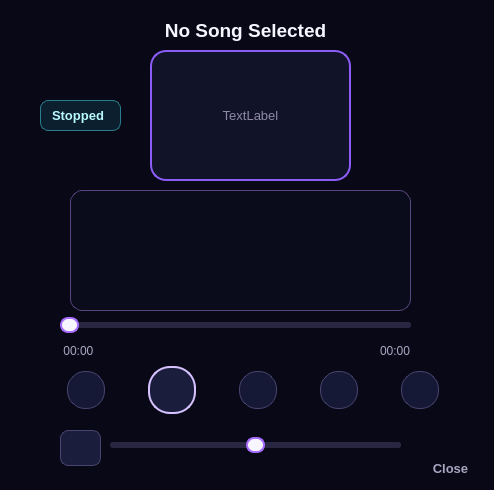
<?xml version="1.0" encoding="UTF-8"?>
<ui version="4.0">
 <class>MusicPlayerDialog</class>
 <widget class="QDialog" name="MusicPlayerDialog">
  <property name="geometry">
   <rect>
    <x>0</x>
    <y>0</y>
    <width>494</width>
    <height>490</height>
   </rect>
  </property>
  <property name="windowTitle">
   <string>Dialog</string>
  </property>
  <property name="styleSheet">
   <string notr="true">/* =========================================
   SHARED DARK SYNTHWAVE FOUNDATION
   ========================================= */

QWidget {
    color: #F7F5FF;
    font-family: &quot;Segoe UI&quot;;
    font-size: 10pt;
}

QDialog,
QMainWindow {
    background-color: #080817;
}

/* ---------- Labels ---------- */

QLabel {
    color: #F7F5FF;
    background-color: transparent;
}

/* ---------- Text inputs ---------- */

QLineEdit,
QTextEdit,
QSpinBox,
QComboBox {
    color: #F7F5FF;
    background-color: rgba(17, 19, 39, 235);

    border: 1px solid #37335C;
    border-radius: 8px;

    padding: 6px 9px;

    selection-background-color: #8B5CF6;
    selection-color: white;
}

QLineEdit:hover,
QTextEdit:hover,
QSpinBox:hover,
QComboBox:hover {
    border-color: #625A92;
}

QLineEdit:focus,
QTextEdit:focus,
QSpinBox:focus,
QComboBox:focus {
    background-color: #151831;
    border: 1px solid #27D7F2;
}

QLineEdit:disabled,
QTextEdit:disabled,
QSpinBox:disabled,
QComboBox:disabled {
    color: #686581;
    background-color: #0E1022;
    border-color: #25233D;
}

/* ---------- Combo box ---------- */

QComboBox::drop-down {
    width: 25px;
    border: none;
}

QComboBox QAbstractItemView {
    color: #F7F5FF;
    background-color: #14162D;

    border: 1px solid #534B82;
    border-radius: 7px;

    padding: 4px;
    outline: none;

    selection-color: white;
    selection-background-color: #734BD1;
}

/* ---------- Buttons ---------- */

QPushButton {
    min-height: 30px;

    color: #F7F5FF;
    background-color: #1A1D3B;

    border: 1px solid #49446F;
    border-radius: 8px;

    padding: 2px 12px;

    font-weight: 600;
}

QPushButton:hover {
    background-color: #27264D;
    border-color: #9B7CFF;
}

QPushButton:pressed {
    background-color: #342A68;
    border-color: #F15BB5;
}

QPushButton:focus {
    border-color: #27D7F2;
}

QPushButton:disabled {
    color: #686581;
    background-color: #101225;
    border-color: #282640;
}

/* ---------- Lists ---------- */

QListWidget {
    color: #F7F5FF;
    background-color: rgba(14, 16, 35, 238);

    border: 1px solid #302D52;
    border-radius: 12px;

    padding: 5px;
    outline: none;
}

QListWidget::item {
    min-height: 34px;

    margin: 2px;
    padding: 6px 9px;

    border-radius: 8px;
}

QListWidget::item:hover {
    background-color: rgba(93, 68, 157, 125);
}

QListWidget::item:selected {
    color: white;
    background-color: #6842C2;
}

/* ---------- Scrollbars ---------- */

QScrollBar:vertical {
    width: 10px;

    background-color: transparent;

    margin: 5px 2px 5px 0;
}

QScrollBar::handle:vertical {
    min-height: 30px;

    background-color: #4C4477;
    border-radius: 5px;
}

QScrollBar::handle:vertical:hover {
    background-color: #8B5CF6;
}

QScrollBar::add-line:vertical,
QScrollBar::sub-line:vertical,
QScrollBar::add-page:vertical,
QScrollBar::sub-page:vertical {
    height: 0;
    background-color: transparent;
}

/* ---------- Radio buttons ---------- */

QRadioButton {
    color: #D8D4EC;
    spacing: 7px;
}

QRadioButton::indicator {
    width: 15px;
    height: 15px;

    background-color: #111327;

    border: 1px solid #625A92;
    border-radius: 8px;
}

QRadioButton::indicator:hover {
    border-color: #27D7F2;
}

QRadioButton::indicator:checked {
    background-color: #F15BB5;
    border: 4px solid #211B43;
}

/* ---------- Sliders ---------- */

QSlider::groove:horizontal {
    height: 6px;

    background-color: #292642;
    border-radius: 3px;
}

QSlider::sub-page:horizontal {
    background: qlineargradient(
        x1: 0,
        y1: 0,
        x2: 1,
        y2: 0,
        stop: 0 #27D7F2,
        stop: 0.52 #8B5CF6,
        stop: 1 #F15BB5
    );

    border-radius: 3px;
}

QSlider::add-page:horizontal {
    background-color: #292642;
    border-radius: 3px;
}

QSlider::handle:horizontal {
    width: 15px;

    margin: -5px 0;

    background-color: #F7F5FF;

    border: 2px solid #A66CFF;
    border-radius: 8px;
}

QSlider::handle:horizontal:hover {
    background-color: #27D7F2;
    border-color: white;
}

/* ---------- Tooltips ---------- */

QToolTip {
    color: white;
    background-color: #171A35;

    border: 1px solid #8B5CF6;
    border-radius: 5px;

    padding: 5px;
}

/* ---------- Message boxes ---------- */

QMessageBox {
    background-color: #0D0F20;
}

QMessageBox QLabel {
    min-width: 260px;
    color: #F7F5FF;
}

QMessageBox QPushButton {
    min-width: 84px;
}

/* MUSIC PLAYER */

QDialog#MusicPlayerDialog {
    background: qradialgradient(
        cx: 0.5,
        cy: 0.08,
        radius: 1.15,
        stop: 0 #34205D,
        stop: 0.36 #151733,
        stop: 1 #070816
    );
}

QLabel#coverLabel {
    color: #8F89A8;
    background-color: #111329;

    border: 2px solid #8B5CF6;
    border-radius: 16px;
}

QLabel#songTitleLabel {
    color: #F7F5FF;

    font-family: &quot;Bahnschrift&quot;;
    font-size: 14pt;
    font-weight: 700;
}

QLabel#statusLabel {
    color: #B9F8FF;
    background-color: rgba(39, 215, 242, 28);

    border: 1px solid #297E8D;
    border-radius: 8px;

    padding: 3px 8px;

    font-weight: 700;
}

QLabel#currentTimeLabel,
QLabel#durationLabel,
QLabel#label {
    color: #ACA7C2;
    font-size: 9pt;
}

QListWidget#playlistListWidget {
    background-color: rgba(11, 13, 29, 220);
    border-color: #5A467F;
}

QPushButton#previousButton,
QPushButton#pauseButton,
QPushButton#stopButton,
QPushButton#nextButton {
    min-width: 36px;
    max-width: 36px;

    min-height: 36px;
    max-height: 36px;

    padding: 0;

    font-family: &quot;Segoe UI Symbol&quot;;
    font-size: 14pt;

    background-color: rgba(26, 29, 59, 210);

    border-radius: 18px;
}

QPushButton#previousButton:hover,
QPushButton#pauseButton:hover,
QPushButton#stopButton:hover,
QPushButton#nextButton:hover {
    color: #27D7F2;
    background-color: #27264D;
    border-color: #27D7F2;
}

QPushButton#playButton {
    min-width: 44px;
    max-width: 44px;

    min-height: 44px;
    max-height: 44px;

    padding: 0;

    color: white;

    font-family: &quot;Segoe UI Symbol&quot;;
    font-size: 17pt;

    background: qradialgradient(
        cx: 0.42,
        cy: 0.35,
        radius: 0.9,
        stop: 0 #B78CFF,
        stop: 0.58 #8B5CF6,
        stop: 1 #D946A5
    );

    border: 2px solid #D5C2FF;
    border-radius: 22px;
}

QPushButton#playButton:hover {
    background-color: #A66CFF;
    border-color: #27D7F2;
}

QPushButton#closeButton {
    min-height: 24px;

    color: #A9A4C0;
    background-color: transparent;
    border-color: transparent;
}

QPushButton#closeButton:hover {
    color: white;
    border-color: #5B527C;
}</string>
  </property>
  <widget class="QLabel" name="songTitleLabel">
   <property name="geometry">
    <rect>
     <x>90</x>
     <y>10</y>
     <width>311</width>
     <height>41</height>
    </rect>
   </property>
   <property name="text">
    <string>No Song Selected</string>
   </property>
   <property name="scaledContents">
    <bool>false</bool>
   </property>
   <property name="alignment">
    <set>Qt::AlignmentFlag::AlignCenter</set>
   </property>
  </widget>
  <widget class="QLabel" name="statusLabel">
   <property name="geometry">
    <rect>
     <x>40</x>
     <y>100</y>
     <width>81</width>
     <height>31</height>
    </rect>
   </property>
   <property name="text">
    <string>Stopped</string>
   </property>
  </widget>
  <widget class="QListWidget" name="playlistListWidget">
   <property name="geometry">
    <rect>
     <x>70</x>
     <y>190</y>
     <width>341</width>
     <height>121</height>
    </rect>
   </property>
  </widget>
  <widget class="QSlider" name="positionSlider">
   <property name="geometry">
    <rect>
     <x>60</x>
     <y>310</y>
     <width>351</width>
     <height>31</height>
    </rect>
   </property>
   <property name="orientation">
    <enum>Qt::Orientation::Horizontal</enum>
   </property>
  </widget>
  <widget class="QLabel" name="currentTimeLabel">
   <property name="geometry">
    <rect>
     <x>60</x>
     <y>340</y>
     <width>61</width>
     <height>21</height>
    </rect>
   </property>
   <property name="text">
    <string> 00:00</string>
   </property>
  </widget>
  <widget class="QLabel" name="durationLabel">
   <property name="geometry">
    <rect>
     <x>380</x>
     <y>340</y>
     <width>41</width>
     <height>21</height>
    </rect>
   </property>
   <property name="text">
    <string>00:00</string>
   </property>
  </widget>
  <widget class="QSlider" name="volumeSlider">
   <property name="geometry">
    <rect>
     <x>110</x>
     <y>430</y>
     <width>291</width>
     <height>31</height>
    </rect>
   </property>
   <property name="maximum">
    <number>100</number>
   </property>
   <property name="value">
    <number>50</number>
   </property>
   <property name="orientation">
    <enum>Qt::Orientation::Horizontal</enum>
   </property>
  </widget>
  <widget class="QPushButton" name="closeButton">
   <property name="geometry">
    <rect>
     <x>410</x>
     <y>450</y>
     <width>81</width>
     <height>36</height>
    </rect>
   </property>
   <property name="text">
    <string>Close</string>
   </property>
  </widget>
  <widget class="QWidget" name="horizontalLayoutWidget">
   <property name="geometry">
    <rect>
     <x>30</x>
     <y>360</y>
     <width>451</width>
     <height>61</height>
    </rect>
   </property>
   <layout class="QHBoxLayout" name="horizontalLayout">
    <item>
     <widget class="QPushButton" name="previousButton">
      <property name="text">
       <string/>
      </property>
      <property name="icon">
       <iconset theme="QIcon::ThemeIcon::MediaSkipBackward"/>
      </property>
     </widget>
    </item>
    <item>
     <widget class="QPushButton" name="playButton">
      <property name="text">
       <string/>
      </property>
      <property name="icon">
       <iconset theme="QIcon::ThemeIcon::MediaPlaybackStart"/>
      </property>
     </widget>
    </item>
    <item>
     <widget class="QPushButton" name="pauseButton">
      <property name="text">
       <string/>
      </property>
      <property name="icon">
       <iconset theme="QIcon::ThemeIcon::MediaPlaybackPause"/>
      </property>
     </widget>
    </item>
    <item>
     <widget class="QPushButton" name="stopButton">
      <property name="text">
       <string/>
      </property>
      <property name="icon">
       <iconset theme="QIcon::ThemeIcon::MediaPlaybackStop"/>
      </property>
     </widget>
    </item>
    <item>
     <widget class="QPushButton" name="nextButton">
      <property name="styleSheet">
       <string notr="true">QFrame#mainFrame {
    background-color: rgba(7, 8, 22, 210);
    border: 1px solid #4A386E;
    border-radius: 18px;
}</string>
      </property>
      <property name="text">
       <string/>
      </property>
      <property name="icon">
       <iconset theme="QIcon::ThemeIcon::MediaSkipForward"/>
      </property>
     </widget>
    </item>
   </layout>
  </widget>
  <widget class="QPushButton" name="pushButton">
   <property name="geometry">
    <rect>
     <x>60</x>
     <y>430</y>
     <width>41</width>
     <height>36</height>
    </rect>
   </property>
   <property name="text">
    <string/>
   </property>
   <property name="icon">
    <iconset theme="QIcon::ThemeIcon::AudioVolumeMedium"/>
   </property>
   <property name="iconSize">
    <size>
     <width>20</width>
     <height>20</height>
    </size>
   </property>
  </widget>
  <widget class="QLabel" name="coverLabel">
   <property name="geometry">
    <rect>
     <x>150</x>
     <y>50</y>
     <width>201</width>
     <height>131</height>
    </rect>
   </property>
   <property name="font">
    <font>
     <family>Segoe UI</family>
     <pointsize>10</pointsize>
     <bold>false</bold>
    </font>
   </property>
   <property name="styleSheet">
    <string notr="true">QFrame#mainFrame {
    background-color: rgba(7, 8, 22, 210);
    border: 1px solid #4A386E;
    border-radius: 18px;
}</string>
   </property>
   <property name="frameShape">
    <enum>QFrame::Shape::Box</enum>
   </property>
   <property name="text">
    <string>TextLabel</string>
   </property>
   <property name="scaledContents">
    <bool>true</bool>
   </property>
   <property name="alignment">
    <set>Qt::AlignmentFlag::AlignCenter</set>
   </property>
  </widget>
  <widget class="QLabel" name="label">
   <property name="geometry">
    <rect>
     <x>0</x>
     <y>0</y>
     <width>491</width>
     <height>491</height>
    </rect>
   </property>
   <property name="text">
    <string/>
   </property>
   <property name="pixmap">
    <pixmap resource="resources.qrc">:/new/prefix1/images/backgrounds/background (3).jpg</pixmap>
   </property>
  </widget>
  <zorder>label</zorder>
  <zorder>songTitleLabel</zorder>
  <zorder>statusLabel</zorder>
  <zorder>playlistListWidget</zorder>
  <zorder>positionSlider</zorder>
  <zorder>currentTimeLabel</zorder>
  <zorder>durationLabel</zorder>
  <zorder>volumeSlider</zorder>
  <zorder>closeButton</zorder>
  <zorder>horizontalLayoutWidget</zorder>
  <zorder>pushButton</zorder>
  <zorder>coverLabel</zorder>
 </widget>
 <resources>
  <include location="resources.qrc"/>
 </resources>
 <connections/>
</ui>
